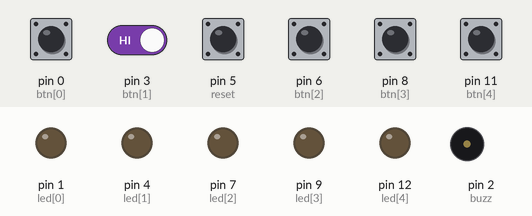
Bench run of a sketch on a simulated Arduino Uno, built with avr-gcc and run on an emulated ATmega328P. Shown: output pins drawn as LEDs (lit = HIGH), buzzer (waves = sounding). Dashed ring = blinking. The test bench sets the inputs (shaded band); at power-on: pin 0 (btn[0]), pin 3 (btn[1]), pin 5 (reset), pin 6 (btn[2]), pin 8 (btn[3]), pin 11 (btn[4]) HIGH. Random numbers use the default seed unless the sketch sets one.

Above: at 3.9 s.
4.0 s: pin 0 (btn[0]) pulled LOW for 1 s
At 4.35 s:
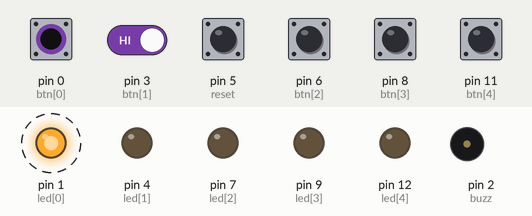
6.7 s: pin 0 (btn[0]) driven LOW and pin 3 (btn[1]) driven LOW
At 9.05 s:
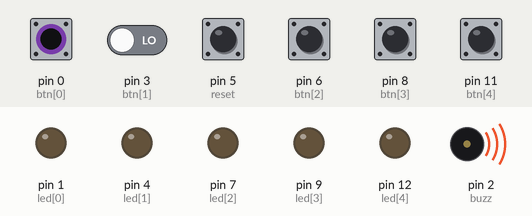
9.7 s: pin 0 (btn[0]) driven HIGH
At 10.45 s:
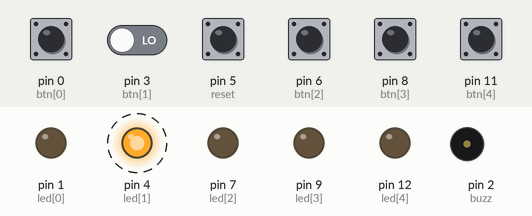
12.7 s: pin 3 (btn[1]) driven HIGH
14.3 s: pin 6 (btn[2]) pulled LOW for 0.15 s
At 14.65 s:
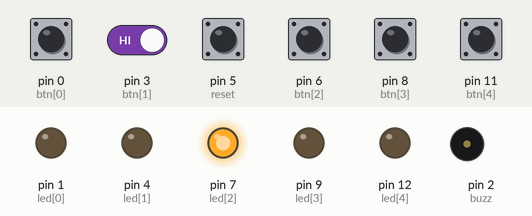
16.3 s: pin 8 (btn[3]) pulled LOW for 0.15 s
At 16.65 s:
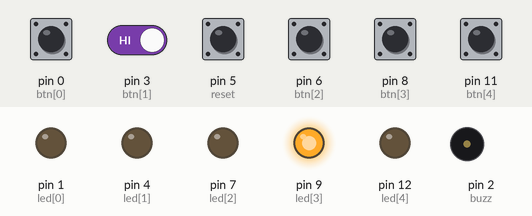
Timing chart, 0 to 19.3 s (numbered marks = the images above; inputs shaded):
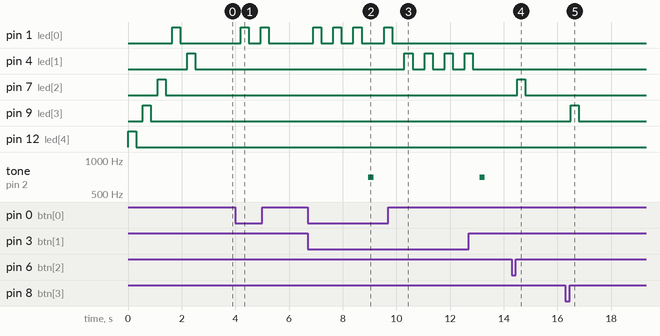

Measured:
- after the input at 4.0 s, pin 1 (led[0]): alternates HIGH for 0.30 s and LOW for 0.45 s, 4 changes in all, then stays LOW, starting after 0.20 s
- after the input at 6.7 s, pin 1 (led[0]): LOW → HIGH after 0.20 s, then repeats every 0.75 s: LOW 0.45 s, HIGH 0.30 s; tone on pin 2 (buzz): silent → 700 Hz after 2.3 s, → silent 0.20 s later
- after the input at 9.7 s, pin 4 (led[1]): alternates HIGH for 0.30 s and LOW for 0.45 s, starting after 0.60 s
- after the input at 14.3 s, pin 7 (led[2]): LOW → HIGH after 0.20 s, → LOW 0.30 s later
- after the input at 16.3 s, pin 9 (led[3]): LOW → HIGH after 0.20 s, → LOW 0.30 s later

The sketch:

Find_The_Sequence.ino
```cpp
int arr[] = {0, 1, 2, 3, 4, 0, 0, 0, 0, 0};
int led[] = {1, 4, 7, 9, 12};
int btn[] = {0, 3, 6, 8, 11};
int buzz = 2;
int reset = 5;
int counter = 0;

int sequence[100];
int seq[5];

void setup( ) {
  for(int i = 0; i < 5; i++) {
    pinMode(led[i], OUTPUT);
    pinMode(btn[i], INPUT_PULLUP);
    pinMode(buzz, OUTPUT);
    pinMode(reset, INPUT_PULLUP);
  }
  randomSeed(analogRead(A0));
  startSequence( );
  showSequence( );
}

void loop( ) {
  playerTurn( );
  if(digitalRead(reset) == LOW) {
    digitalWrite(4, HIGH);
  }
}

void startSequence( ) {
  for(int i = 0; i < 1; i++) {
    sequence[i] = random(0,5);
    int a = sequence[i];
    seq[0] = arr[a];
    int save = a;
    arr[a] = arr[a+1];
    arr[a+1] = arr[a+2];
    arr[a+2] = arr[a+3];
    arr[a+3] = arr[a+4];
  }
  for(int i = 1; i < 2; i++) {
    sequence[i] = random(0,4);
    int a = sequence[i];
    seq[1] = arr[a];
    int save = a;
    arr[a] = arr[a+1];
    arr[a+1] = arr[a+2];
    arr[a+2] = arr[a+3];
  }
  for(int i = 2; i < 3; i++) {
    sequence[i] = random(0,3);
    int a = sequence[i];
    seq[2] = arr[a];
    int save = a;
    arr[a] = arr[a+1];
    arr[a+1] = arr[a+2];
    arr[a+2] = arr[a+3];
  }
  for(int i = 3; i < 4; i++) {
    sequence[i] = random(0,2);
    int a = sequence[i];
    seq[3] = arr[a];
    int save = a;
    arr[a] = arr[a+1];
    arr[a+1] = arr[a+2];
  }
  for(int i = 4; i < 5; i++) {
    sequence[i] = random(0,1);
    int a = sequence[i];
    seq[4] = arr[a];
    int save = a;
    arr[a] = arr[a+1];
  }
  arr[0] = 0;
  arr[1] = 1;
  arr[2] = 2;
  arr[3] = 3;
  arr[4] = 4;
  arr[5] = 0;
  arr[6] = 0;
  arr[7] = 0;
  arr[8] = 0;
  arr[9] = 0;
}

void showSequence( ) {
  for(int a = 0; a < 5; a++) {
    int x = seq[a];
    digitalWrite(led[x], HIGH);
    delay(300);
    digitalWrite(led[x], LOW);
    delay(250);
  }
}

void playerTurn( ) {
  for(int i = 0; i < 5; i++) {
    int pressed = waitButton( );
    int check = seq[i];
    digitalWrite(led[pressed], HIGH);
    delay(300);
    digitalWrite(led[pressed], LOW);
    delay(250);
    if(pressed == check) {
      counter++;
    }
  }
  winCheck( );
}

int waitButton( ) {
  while(true) {
    for(int i = 0; i < 5; i++) {
      if(digitalRead(btn[i]) == LOW) {
        delay(200);
        return i;
      }
    }
  }
}

void buzzPlay( ) {
  for(int i = 0; i < counter; i++) {
    tone(buzz, 700);
    delay(200);
    noTone(buzz);
    delay(200);
  }
  counter = 0;
}

void winCheck( ) {
  if(counter == 5) {
    tone(buzz, 900);
    delay(1000);
    noTone(buzz);
    for(int i = 0; i < 3; i++) {
      for(int i = 0; i < 5; i++) {
        digitalWrite(led[i], HIGH);
      }
      delay(300);
      for(int i = 0; i < 5; i++) {
        digitalWrite(led[i], LOW);
      }
      delay(250);
    }
    counter = 0;
    startSequence( );
    showSequence( );
  } else {
    buzzPlay( );
  }
}
```
